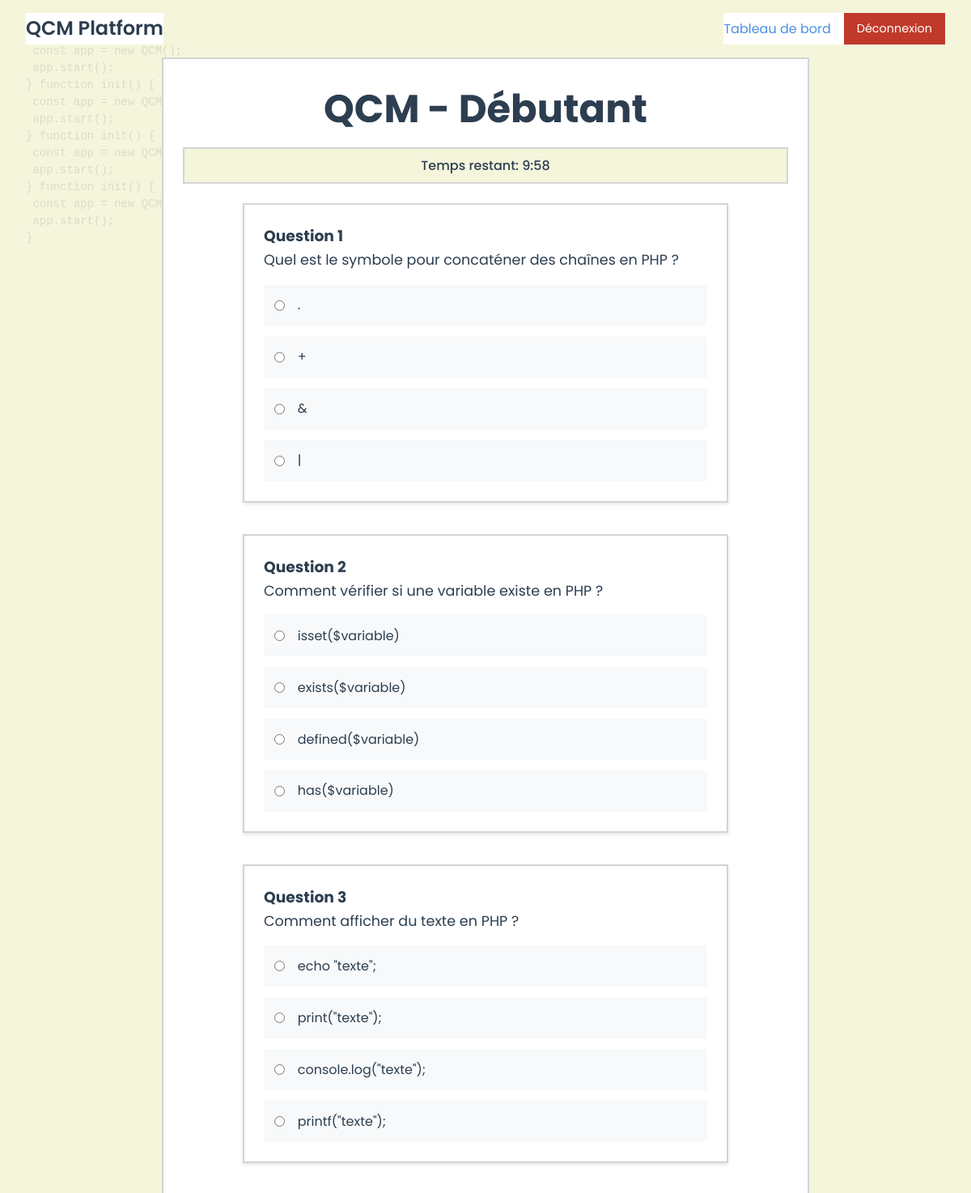
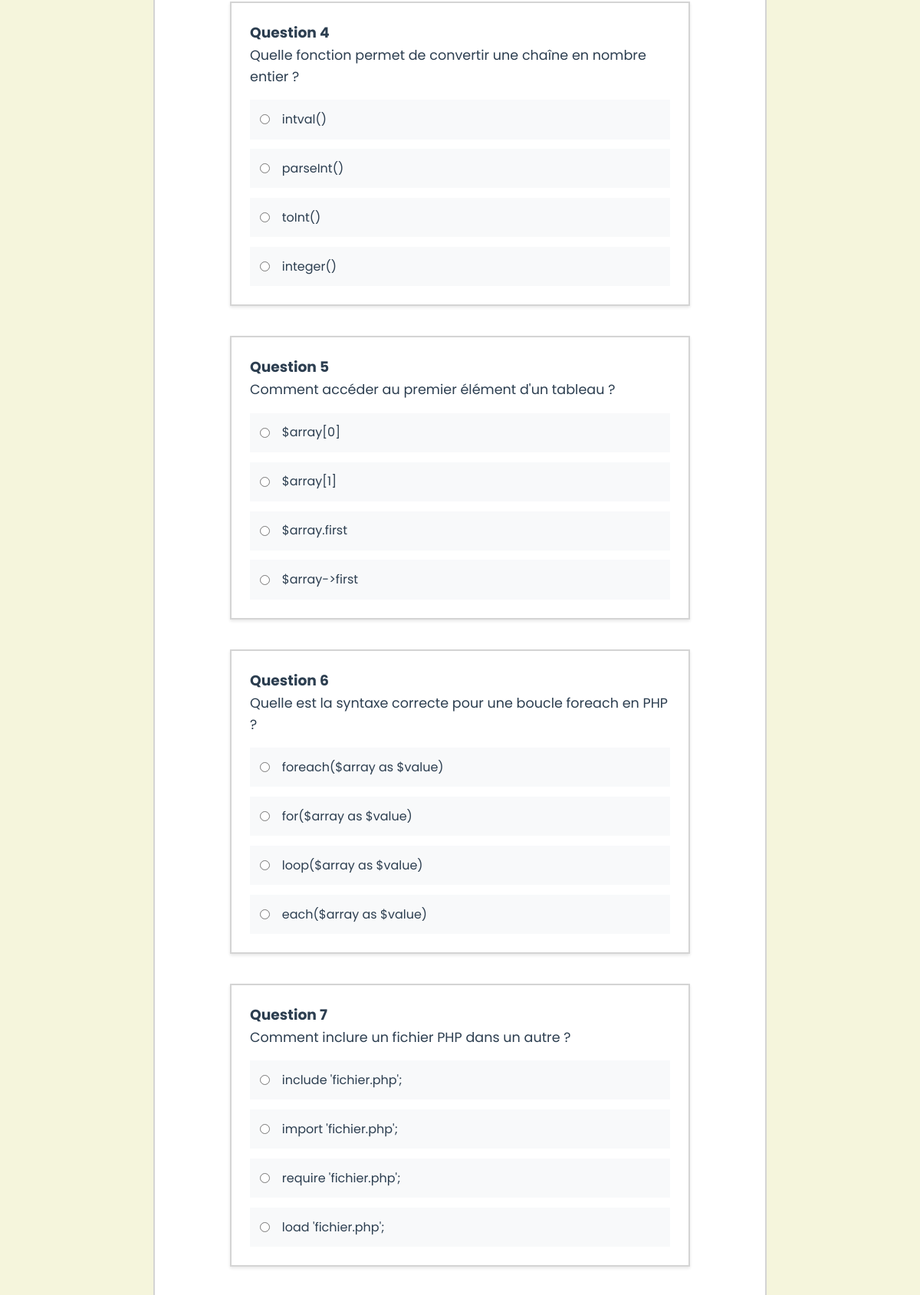
Screenshot of /qcm.php?section=1&niveau=1 (signed in, upper part) with the database file from the repository (2 pictures, top to bottom).
### tables this page shows
CREATE TABLE IF NOT EXISTS niveaux (
    id INT AUTO_INCREMENT PRIMARY KEY,
    section_id INT NOT NULL,
    nom VARCHAR(100) NOT NULL,
    description TEXT,
    difficulte INT NOT NULL,
    FOREIGN KEY (section_id) REFERENCES sections(id) ON DELETE CASCADE
);

CREATE TABLE IF NOT EXISTS questions (
    id INT AUTO_INCREMENT PRIMARY KEY,
    section_id INT NOT NULL,
    niveau_id INT NOT NULL,
    question TEXT NOT NULL,
    reponse1 TEXT NOT NULL,
    reponse2 TEXT NOT NULL,
    reponse3 TEXT NOT NULL,
    reponse4 TEXT NOT NULL,
    bonne_reponse TEXT NOT NULL,
    FOREIGN KEY (section_id) REFERENCES sections(id) ON DELETE CASCADE,
    FOREIGN KEY (niveau_id) REFERENCES niveaux(id) ON DELETE CASCADE
);

### qcm.php (the view, shortened to what this page needs)
<?php
require_once 'db.php';
$section_id = $_GET['section'];
$niveau_id = $_GET['niveau'];
try {
    $stmt_niveau = $pdo->prepare("SELECT * FROM niveaux WHERE id = ? AND section_id = ?");
    $stmt_niveau->execute([$niveau_id, $section_id]);
    $current_niveau_details = $stmt_niveau->fetch();
    $stmt = $pdo->prepare("
        SELECT * FROM questions
        WHERE section_id = ?
        AND niveau_id = ?
        ORDER BY RAND()
        LIMIT 10
    ");
    $stmt->execute([$section_id, $niveau_id]);
    $questions = $stmt->fetchAll();
} catch(PDOException $e) {
    die("Erreur : " . $e->getMessage());
}
?>
<!DOCTYPE html>
<html lang="fr">
<head>
    <link rel="stylesheet" href="style.css">
</head>
<body>
    <nav class="dashboard-nav">
        <div class="nav-brand">QCM Platform</div>
        <div class="nav-user">
            <a href="dashboard.php">Tableau de bord</a>
            <a href="logout.php" class="btn-logout">Déconnexion</a>
        </div>
    </nav>
    <main class="qcm-container">
        <div class="qcm-header">
            <h1>QCM - <?php echo htmlspecialchars($current_niveau_details['nom']); ?></h1>
            <div class="timer" id="timer">Temps restant: <span id="time">10:00</span></div>
        </div>
        <form id="qcmForm" action="resultat.php" method="post">
            <?php foreach ($questions as $index => $question): ?>
                <div class="question-card">
                    <h3>Question <?php echo $index + 1; ?></h3>
                    <p class="question-text"><?php echo htmlspecialchars($question['question']); ?></p>
                    <div class="answers-list">
                        <?php
                        $reponses = [
                            '1' => $question['reponse1'],
                            '2' => $question['reponse2'],
                            '3' => $question['reponse3'],
                            '4' => $question['reponse4']
                        ];
                        foreach ($reponses as $key => $reponse):
                        ?>
                            <div class="answer-item">
                                <input type="radio"
                                       name="reponse[<?php echo $question['id']; ?>]"
                                       id="q<?php echo $question['id']; ?>_r<?php echo $key; ?>"
                                       value="<?php echo $key; ?>"
                                       required>
                                <label for="q<?php echo $question['id']; ?>_r<?php echo $key; ?>">
                                    <?php echo htmlspecialchars($reponse); ?>
                                </label>
                            </div>
                        <?php endforeach; ?>
                    </div>
                </div>
            <?php endforeach; ?>
        </form>
    </main>
</body>
</html>

### style.css (style rules this page uses)
:root { --beige: #f5f5dc; --beige-light: #fafaf0; --beige-dark: #e8e8d0; --blue-light: #e6f3ff; --blue-accent: #b3d9ff; --green-light: #e6ffe6; --green-accent: #b3ffb3; --text-dark: #2c3e50; --text-light: #5d6d7e; --border: 2px solid #d4d4d4; --white: #fff; --primary-color: #4a90e2; --success-color: #27ae60; --error-color: #c0392b; --spacing-xs: 0.25rem; --spacing-sm: 0.5rem; --spacing-md: 1rem; --spacing-lg: 1.5rem; --spacing-xl: 2rem; --border-radius: 0; }
* { margin: 0; padding: 0; box-sizing: border-box; }
body, .home-page, .section-page, .dashboard-page, .qcm-page { background: var(--beige-light) !important; color: var(--text-dark); }
body { font-family: 'Poppins', sans-serif; line-height: 1.6; position: relative; }
body::before { content: ''; position: fixed; top: 0; left: 0; right: 0; bottom: 0; background-color: #f5f5dc; z-index: -2; }
a { color: var(--primary-color); text-decoration: none; transition: all 0.3s ease; position: relative; }
a::after { content: ''; position: absolute; width: 100%; height: 2px; bottom: -2px; left: 0; background-color: var(--primary-color); transform: scaleX(0); transform-origin: bottom right; transition: transform 0.3s ease; }
h1 { color: #1a237e; font-size: 3em; margin-bottom: 20px; }
form { display: flex; flex-direction: column; gap: 15px; max-width: 600px; margin: 0 auto; }
.dashboard-nav { background-color: var(--color-beige-light); padding: var(--spacing-md) var(--spacing-xl); border-bottom: var(--border-width) solid var(--color-border); display: flex; justify-content: space-between; align-items: center; box-shadow: 0 2px 4px var(--color-shadow); }
.nav-brand { font-size: 1.5rem; font-weight: 600; color: var(--color-text); }
.nav-user { display: flex; align-items: center; gap: var(--spacing-md); }
.btn-logout { padding: 0.5rem 1rem; background-color: var(--error-color); color: white; text-decoration: none; border-radius: 4px; font-size: 0.9rem; }
.timer { background-color: var(--beige); color: var(--text-dark); padding: var(--spacing-sm) var(--spacing-md); text-align: center; font-weight: 500; border: var(--border); margin-bottom: var(--spacing-lg); }
.qcm-container { max-width: 800px; margin: 0 auto; background-color: var(--white); padding: var(--spacing-lg); border: var(--border); }
.qcm-header { margin-bottom: var(--spacing-lg); text-align: center; }
.qcm-header h1 { color: var(--text-dark); margin-bottom: var(--spacing-sm); }
.question-card { margin-bottom: var(--spacing-lg); padding: var(--spacing-md); border: var(--border); background-color: var(--beige-light); }
.question-card { background-color: white; padding: 1.5rem; border-radius: 10px; box-shadow: 0 2px 4px rgba(0, 0, 0, 0.1); }
.question-text { color: var(--text-color); font-size: 1.1rem; margin-bottom: 1rem; line-height: 1.6; }
.answers-list { display: grid; gap: 0.8rem; }
.answer-item { display: flex; align-items: center; padding: 0.8rem; background-color: #f8f9fa; border-radius: 8px; gap: 1rem; }
*, *:before, *:after { border-radius: 0 !important; }
.admin-container::before, .admin-section::before, .hero::before, .features::before, .section-content::before, .qcm-container::before, .resultat-container::before, .admin-container::after, .admin-section::after, .hero::after, .features::after, .section-content::after, .qcm-container::after, .resultat-container::after { display: none; }
.admin-container, .admin-section, .hero, .features, .section-content, .qcm-container, .resultat-container, .feature-card, .question-card, .answer-card, .stats-grid, .stats-card, .form-container, .form-group, .nav-brand, .nav-links, .nav-user, .footer { background-color: #fff; position: relative; z-index: 1; }

### rows the page displays
niveaux: nom "Débutant"
questions: question "Quel est le symbole pour concaténer des chaînes en PHP ?", reponse ".", reponse2 "+", reponse3 "&", reponse4 "|"
questions: question "Comment vérifier si une variable existe en PHP ?", reponse "isset($variable)", reponse2 "exists($variable)", reponse3 "defined($variable)", reponse4 "has($variable)"
questions: question "Comment afficher du texte en PHP ?", reponse "echo \"texte\";", reponse2 "print(\"texte\");", reponse3 "console.log(\"texte\");", reponse4 "printf(\"texte\");"
questions: question "Quelle fonction permet de convertir une chaîne en nombre entier ?", reponse "intval()", reponse2 "parseInt()", reponse3 "toInt()", reponse4 "integer()"
questions: question "Comment accéder au premier élément d'un tableau ?", reponse "$array[0]", reponse2 "$array[1]", reponse3 "$array.first", reponse4 "$array->first"
questions: question "Quelle est la syntaxe correcte pour une boucle foreach en PHP ?", reponse "foreach($array as $value)", reponse2 "for($array as $value)", reponse3 "loop($array as $value)", reponse4 "each($array as $value)"
questions: question "Comment inclure un fichier PHP dans un autre ?", reponse "include 'fichier.php';", reponse2 "import 'fichier.php';", reponse3 "require 'fichier.php';", reponse4 "load 'fichier.php';"
